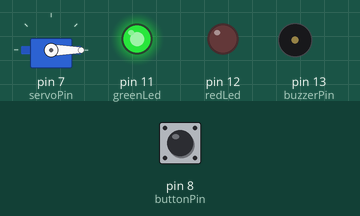
Simulated run of this sketch. Board: Arduino Uno, built with avr-gcc and run on an emulated ATmega328P. On the bench: servo, output pins drawn as LEDs (lit = HIGH), buzzer (waves = sounding). Dashed ring = blinking. The inputs (shaded band) are chosen by the test bench; at power-on: pin 8 (buttonPin) HIGH.

Above: at 1.2 s.
1.3 s: pin 8 (buttonPin) pulled LOW for 0.15 s
At 1.64 s:
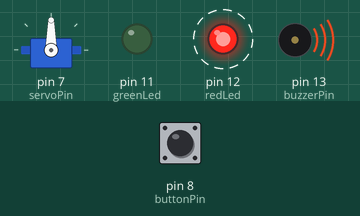
4.3 s: pin 8 (buttonPin) pulled LOW for 1 s
At 5.2 s:
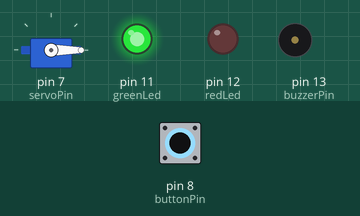
6.8 s: pin 8 (buttonPin) pulled LOW for 3.2 s
At 7.44 s:
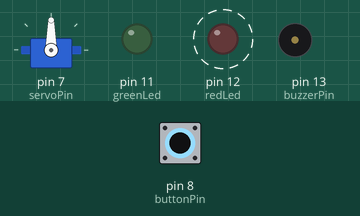
Timing chart, 0 to 17.5 s (numbered marks = the images above; inputs shaded):
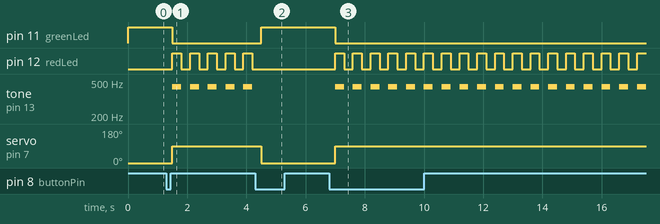

The sketch:

buzzer_servo.ino
```cpp
#include <Servo.h>   // Include the Servo library

Servo myServo;

// Pin assignments
int buttonPin = 8;
int greenLed = 11;
int redLed = 12;
int buzzerPin = 13;
int servoPin = 7;

// Variables for button logic
int buttonState;
int lastButtonState = HIGH;
int mode = 0;  // 0 = default (green), 1 = alert (red)
unsigned long previousMillis = 0;
int blinkInterval = 300; // speed of blinking

void setup() {
  pinMode(buttonPin, INPUT_PULLUP); // Button uses pull-up resistor
  pinMode(greenLed, OUTPUT);
  pinMode(redLed, OUTPUT);
  pinMode(buzzerPin, OUTPUT);

  myServo.attach(servoPin);
  myServo.write(0);

  // Start in default mode
  digitalWrite(greenLed, HIGH);
  digitalWrite(redLed, LOW);
  noTone(buzzerPin);
}

void loop() {
  buttonState = digitalRead(buttonPin);

  // Detect button press (toggle when pressed once)
  if (buttonState == LOW && lastButtonState == HIGH) {
    mode = 1 - mode; // Switch between 0 and 1
    delay(200);      // Debounce delay
  }
  lastButtonState = buttonState;

  switch (mode) {
    case 0: // Default mode
      digitalWrite(greenLed, HIGH);
      digitalWrite(redLed, LOW);
      noTone(buzzerPin);
      myServo.write(0);
      break;

    case 1: // Alert mode (blink red + buzzer)
      digitalWrite(greenLed, LOW);
      myServo.write(90);

      unsigned long currentMillis = millis();

      if (currentMillis - previousMillis >= blinkInterval) {
        previousMillis = currentMillis;

        // Toggle red LED and buzzer on/off
        int redState = digitalRead(redLed);
        if (redState == LOW) {
          digitalWrite(redLed, HIGH);
          tone(buzzerPin, 440);
        } else {
          digitalWrite(redLed, LOW);
          noTone(buzzerPin);
        }
      }
      break;
  }
}
```

Measured:
- after the input at 1.3 s, pin 11 (greenLed): HIGH → LOW after 0.20 s; pin 12 (redLed): alternates HIGH for 0.30 s and LOW for 0.30 s, starting after 0.20 s; tone on pin 13 (buzzerPin): alternates 440 Hz for 0.30 s and silent for 0.30 s, starting after 0.20 s; servo on pin 7 (servoPin): 0° → 90° after 0.20 s
- after the input at 4.3 s, pin 11 (greenLed): LOW → HIGH after 0.20 s; pin 12 (redLed): stops changing and stays LOW; tone on pin 13 (buzzerPin): stops changing and stays silent; servo on pin 7 (servoPin): 90° → 0° after 0.20 s
- after the input at 6.8 s, pin 11 (greenLed): HIGH → LOW after 0.20 s; pin 12 (redLed): alternates HIGH for 0.30 s and LOW for 0.30 s, starting after 0.20 s; tone on pin 13 (buzzerPin): alternates 440 Hz for 0.30 s and silent for 0.30 s, starting after 0.20 s; servo on pin 7 (servoPin): 0° → 90° after 0.20 s
